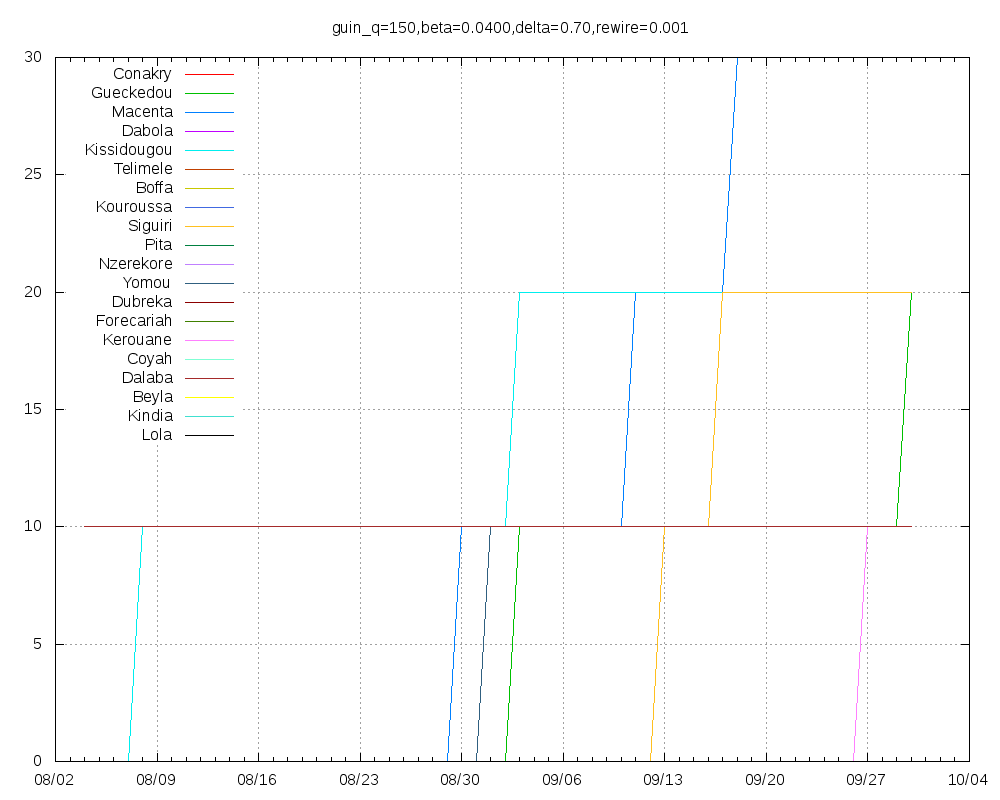

Write gnuplot code to recreate this figure.
set title "guin_q=150,beta=0.0400,delta=0.70,rewire=0.001"
set key top left
set grid
set xdata time
set timefmt "%Y-%m-%d"
set terminal png size 1000,800
set output "guin_q=150,beta=0.0400,delta=0.70,rewire=0.001.png"
plot "Conakry.tab" using 1:2 title "Conakry" with lines,"Gueckedou.tab" using 1:2 title "Gueckedou" with lines,"Macenta.tab" using 1:2 title "Macenta" with lines,"Dabola.tab" using 1:2 title "Dabola" with lines,"Kissidougou.tab" using 1:2 title "Kissidougou" with lines,"Telimele.tab" using 1:2 title "Telimele" with lines,"Boffa.tab" using 1:2 title "Boffa" with lines,"Kouroussa.tab" using 1:2 title "Kouroussa" with lines,"Siguiri.tab" using 1:2 title "Siguiri" with lines,"Pita.tab" using 1:2 title "Pita" with lines,"Nzerekore.tab" using 1:2 title "Nzerekore" with lines,"Yomou.tab" using 1:2 title "Yomou" with lines,"Dubreka.tab" using 1:2 title "Dubreka" with lines,"Forecariah.tab" using 1:2 title "Forecariah" with lines,"Kerouane.tab" using 1:2 title "Kerouane" with lines,"Coyah.tab" using 1:2 title "Coyah" with lines,"Dalaba.tab" using 1:2 title "Dalaba" with lines,"Beyla.tab" using 1:2 title "Beyla" with lines,"Kindia.tab" using 1:2 title "Kindia" with lines,"Lola.tab" using 1:2 title "Lola" with lines
